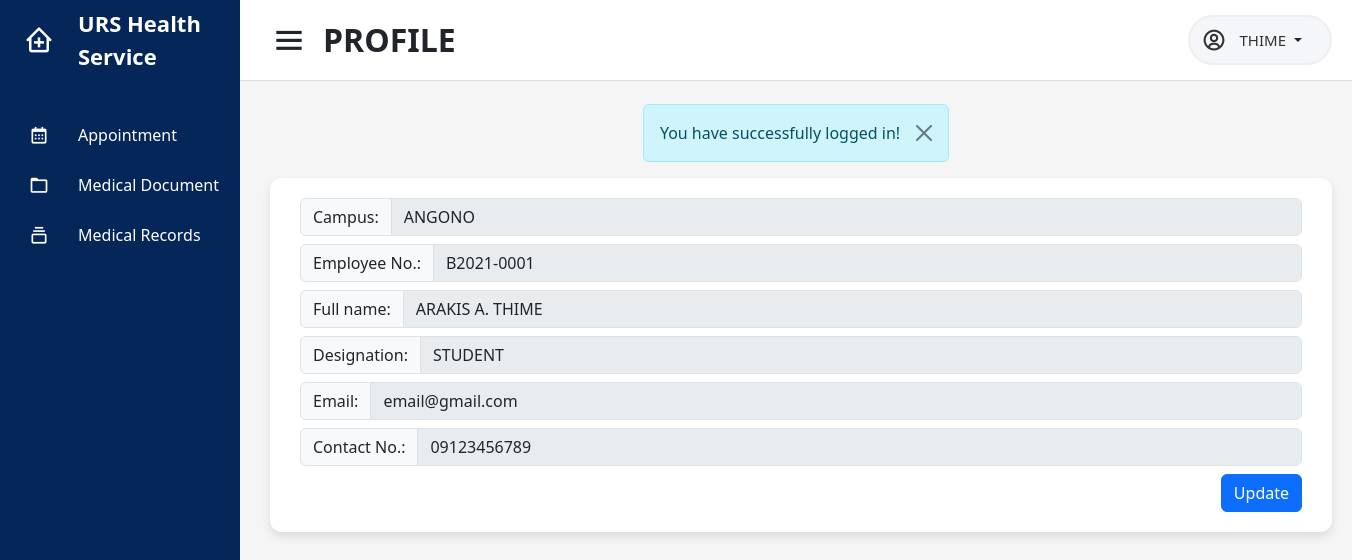
The app's page /users/dentist/profile.php (signed in) with its own data.
### tables this page shows
CREATE TABLE `account` (
  `accountid` varchar(45) NOT NULL,
  `password` varchar(100) NOT NULL,
  `usertype` varchar(45) NOT NULL,
  `firstname` varchar(100) NOT NULL,
  `middlename` varchar(100) DEFAULT NULL,
  `lastname` varchar(100) NOT NULL,
  `email` varchar(100) NOT NULL,
  `contactno` varchar(45) NOT NULL,
  `campus` varchar(45) NOT NULL,
  `status` varchar(45) NOT NULL,
  `datetime_created` datetime NOT NULL,
  `datetime_updated` datetime NOT NULL
);

### users/dentist/profile.php (the view, shortened to what this page needs)
<?php
include('../../connection.php');
$userid = $_SESSION['userid'];
$name = $_SESSION['username'];
?>
<!DOCTYPE html>
<html lang="en" dir="ltr">
<head>
    <?php include('../../includes/header.php'); ?>
</head>
<body id="<?php echo $id ?>">
    <?php include('../../includes/sidebar.php') ?>
    <section class="home-section">
        <nav>
            <div class="sidebar-button">
                <i class='bx bx-menu sidebarBtn'></i>
                <span class="dashboard">PROFILE</span>
            </div>
            <div class="right-nav">
                <div class="profile-details">
                    <i class='bx bx-user-circle'></i>
                    <div class="dropdown">
                        <a class="btn dropdown-toggle" href="#" role="button" data-bs-toggle="dropdown" aria-expanded="false">
                            <span class="admin_name">
                                <?php
                                echo $name ?>
                            </span>
                        </a>
                    </div>
                </div>
            </div>
        </nav>
        <div class="home-content">
            <?php
            include('../../includes/alert.php')
            ?>
            <div class="profile">
                <div class="profile-info box">
                    <?php
                    $sql = "SELECT * FROM account WHERE accountid='$userid'";
                    $result = mysqli_query($conn, $sql);
                    $row = mysqli_fetch_assoc($result);
                    if (count(explode(" ", $row['middlename'])) > 1) {
                        $middle = explode(" ", $row['middlename']);
                        $letter = $middle[0][0] . $middle[1][0];
                        $middleinitial = $letter . ".";
                    } else {
                        $middle = $row['middlename'];
                        if ($middle == "" or $middle == " ") {
                            $middleinitial = "";
                        } else {
                            $middleinitial = substr($middle, 0, 1) . ".";
                        }
                    }
                    ?>
                    <div class="input-group input-group-md mb-2">
                        <span class="input-group-text" id="inputGroup-sizing-md">Campus:</span>
                        <input type="text" class="form-control" name="campus" value="<?php echo $row['campus'] ?>" readonly disabled>
                    </div>
                    <div class="input-group input-group-md mb-2">
                        <span class="input-group-text" id="inputGroup-sizing-md">Employee No.:</span>
                        <input type="text" class="form-control" name="patientid" value="<?php echo $row['accountid'] ?>" readonly disabled>
                    </div>
                    <div class="input-group input-group-md mb-2">
                        <span class="input-group-text" id="inputGroup-sizing-md">Full name:</span>
                        <input type="text" class="form-control" name="patientname" value="<?php echo $row['firstname'] . ' ' . $middleinitial . ' ' . $row['lastname'] ?>" readonly disabled>
                    </div>
                    <div class="input-group input-group-md mb-2">
                        <span class="input-group-text" id="inputGroup-sizing-md">Designation:</span>
                        <input type="text" class="form-control" name="designation" value="<?php echo $row['usertype'] ?>" readonly disabled>
                    </div>
                    <div class="input-group input-group-md mb-2">
                        <span class="input-group-text" id="inputGroup-sizing-md">Email:</span>
                        <input type="text" class="form-control" name="email" value="<?php echo $row['email'] ?>" readonly disabled>
                    </div>
                    <div class="input-group input-group-md mb-2">
                        <span class="input-group-text" id="inputGroup-sizing-md">Contact No.:</span>
                        <input type="text" class="form-control" name="contactno" value="<?php echo $row['contactno'] ?>" readonly disabled>
                    </div>
                    <div class="modal-footer">
                        <button type="button" class="btn btn-primary" data-bs-toggle="modal" data-bs-target="#updateaccount<?php echo $userid; ?>">Update</button>
                    </div>
                </div>
            </div>
        </div>
    </section>
</body>
</html>

### css/dashboard.css (style rules this page uses)
.home-section { position: relative; background: #f5f5f5; min-height: 100vh; width: calc(100% - 240px); left: 240px; transition: all 0.5s ease; }
.home-section nav { display: flex; justify-content: space-between; height: 80px; background: #fff; align-items: center; position: fixed; width: calc(100% - 240px); left: 240px; z-index: 100; padding: 0 20px 0 30px; box-shadow: 0 1px 1px rgba(0, 0, 0, 0.1); transition: all 0.5s ease; }
.home-section nav .sidebar-button { display: flex; align-items: center; font-size: 32px; font-weight: 600; }
nav .sidebar-button i { font-size: 38px; margin-right: 15px; }
.home-section .right-nav { display: flex; }
.home-section .profile-details { display: flex; align-items: center; background: #f5f6fa; border: 2px solid #efeef1; border-radius: 50px; height: 50px; padding: 0 15px 0 2px; margin-left: 10px; }
nav .profile-details .admin_name { font-size: 15px; font-weight: 500; color: #333; white-space: nowrap; }
nav .profile-details i { font-size: 25px; color: #333; padding-left: 10px; }
.home-section .home-content { position: relative; justify-content: center; padding-top: 104px; }
.home-content .profile { display: flex; justify-content: space-between; padding: 0 20px; align-items: center; margin-top: -10px; margin-bottom: 26px; width: 100%; }
.home-content .profile .profile-info { width: 100%; background: #fff; padding: 20px 30px; margin-top: 10px; margin-left: 10px; border-radius: 12px; box-shadow: 0 5px 10px rgba(0, 0, 0, 0.1); }
:root { --Red: hsl(1, 90%, 64%); --Blue: hsl(219, 85%, 26%); --White: hsl(0, 0%, 100%); --Very-light-grayish-blue: hsl(210, 60%, 98%); --Light-grayish-blue-1: hsl(211, 68%, 94%); --Light-grayish-blue-2: hsl(205, 33%, 90%); --Grayish-blue: hsl(219, 14%, 63%); --Dark-grayish-blue: hsl(219, 12%, 42%); --Very-dark-blue: hsl(224, 21%, 14%); }

### records on screen
account: campus "ANGONO", patientid "B2021-0001", patientname "ARAKIS A. THIME", designation "STUDENT", email "email@gmail.com", contactno "09123456789"

### other values on screen
$name "THIME"
$_SESSION['alert'] "You have successfully logged in!"
